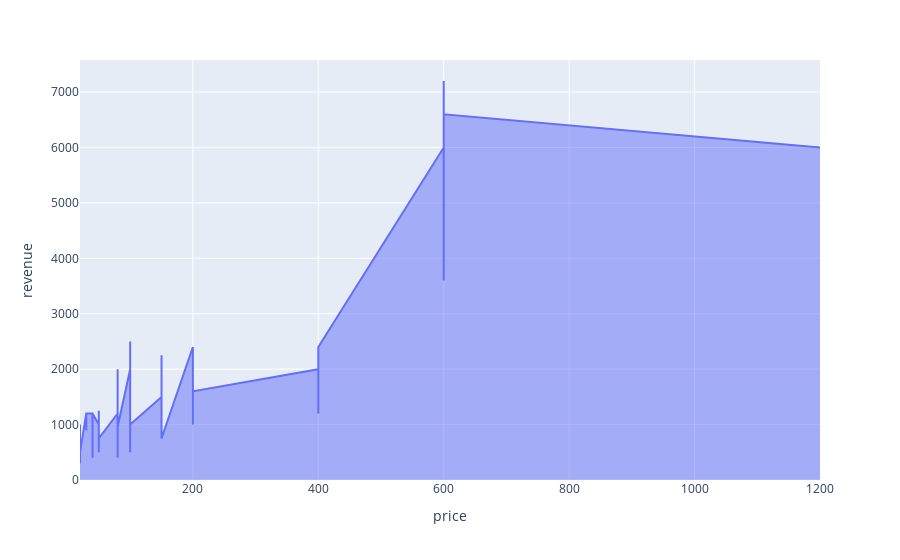

Notebook source saved alongside this figure:
### Code cell
px.area(data,x="price",y="revenue")

### Figure 1 — Plotly figure (JSON) as saved in the notebook; plotly's stock layout.template omitted (floating-point values rounded to 4 significant figures; data arrays with more than 128 entries replaced by an {"elided": "..."} marker saying what was removed)
{"data": [{"fillpattern": {"shape": ""}, "hovertemplate": "price=%{x}<br>revenue=%{y}<extra></extra>", "legendgroup": "", "line": {"color": "#636efa"}, "marker": {"symbol": "circle"}, "mode": "lines", "name": "", "orientation": "v", "showlegend": false, "stackgroup": "1", "type": "scatter", "x": {"elided": "365 int values"}, "xaxis": "x", "y": {"elided": "365 int values"}, "yaxis": "y"}], "layout": {"legend": {"tracegroupgap": 0}, "margin": {"t": 60}, "xaxis": {"anchor": "y", "domain": [0, 1], "title": {"text": "price"}}, "yaxis": {"anchor": "x", "domain": [0, 1], "title": {"text": "revenue"}}}}
